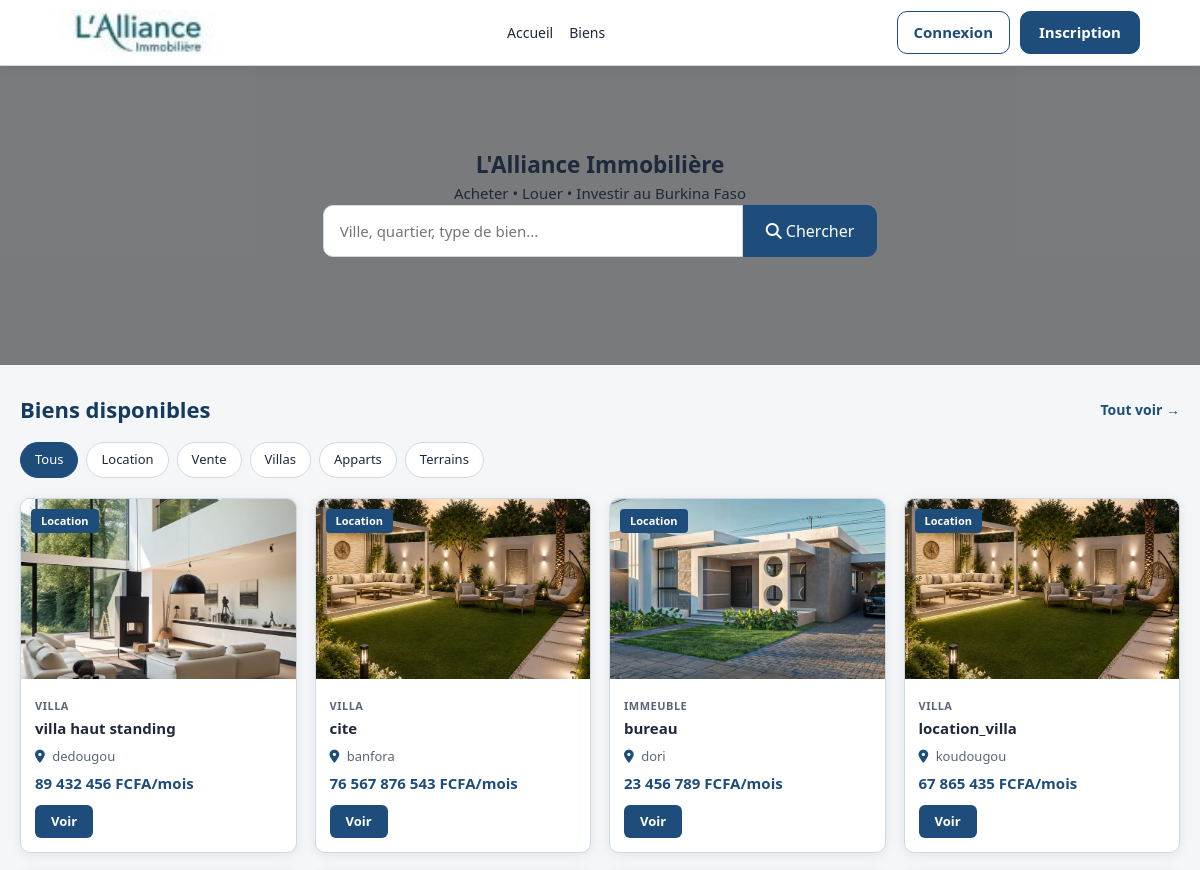
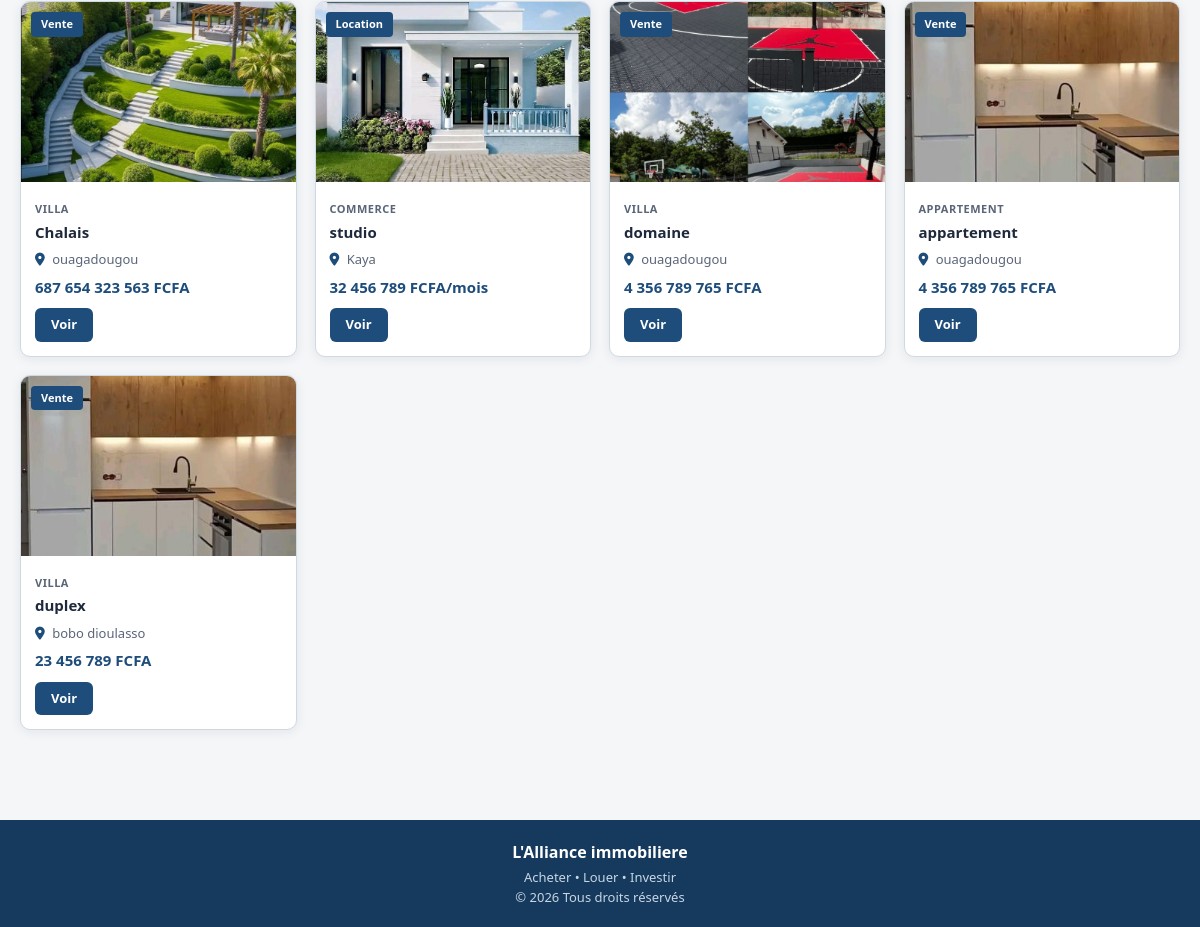
The page / on the database its author committed (2 pictures, top to bottom).
### tables this page shows
CREATE TABLE IF NOT EXISTS `properties` (
  `id` int(11) NOT NULL AUTO_INCREMENT,
  `owner_id` int(11) NOT NULL,
  `titre` varchar(255) NOT NULL,
  `type` enum('terrain','villa','appartement','commerce','immeuble') NOT NULL,
  `usage_type` enum('residence','bureau','commerce','agriculture') NOT NULL,
  `option_type` enum('location','vente') NOT NULL,
  `superficie` decimal(10,2) NOT NULL,
  `prix` decimal(15,2) NOT NULL,
  `ville` varchar(150) NOT NULL,
  `adresse` text NOT NULL,
  `latitude` decimal(10,8) DEFAULT NULL,
  `longitude` decimal(11,8) DEFAULT NULL,
  `description` text NOT NULL,
  `source` enum('owner','agency') DEFAULT 'owner',
  `status` enum('pending','published','refused','retired') DEFAULT 'pending',
  `bedrooms` int(11) DEFAULT '0',
  `bathrooms` int(11) DEFAULT '0',
  `garage` int(11) DEFAULT '0',
  `created_at` timestamp NULL DEFAULT CURRENT_TIMESTAMP,
  PRIMARY KEY (`id`),
  KEY `owner_id` (`owner_id`)
);

### index.php (called while the page is built, shortened)
<?php
require_once ROOT_PATH . 'includes/bootstrap.php';
require_once ROOT_PATH . 'models/Property.php';
$propertyModel = new Property($pdo);
$latestProperties = $propertyModel->getPublished(12);
include ROOT_PATH . 'views/home/index.php';

### config/config.php (called while the page is built, shortened)
<?php
function url(string $path = ''): string
{
    return BASE_URL . ltrim($path, '/');
}

### config/auth.php (called while the page is built, shortened)
<?php
function isLoggedIn()
{
    return isset($_SESSION['user_id']);
}

### models/Property.php (called while the page is built, shortened)
<?php
class Property
{
    private $pdo;
    public function __construct($pdo)
    {
        $this->pdo = $pdo;
    }
    public function getPublished($limit = null)
    {
        $sql = "SELECT p.*, GROUP_CONCAT(pi.image_path) as image_paths
                FROM properties p
                LEFT JOIN property_images pi ON p.id = pi.property_id
                WHERE p.status = 'published'
                GROUP BY p.id
                ORDER BY p.id DESC";
        if ($limit) {
            $sql .= " LIMIT " . (int) $limit;
        }
        $items = $this->pdo->query($sql)->fetchAll(PDO::FETCH_ASSOC);
        return $items;
    }
}

### includes/property-card.php (the view, shortened to what this page needs)
<?php
$defaultImageUrl = url('assets/img/default-property.jpg');
$images = !empty($property['images']) ? $property['images'] : [];
$coverImage = !empty($images)
    ? url('uploads/properties/' . trim($images[0]))
    : $defaultImageUrl;
$priceLabel = number_format($property['prix'], 0, ',', ' ') . ' FCFA';
if ($property['option_type'] === 'location') {
    $priceLabel .= '/mois';
}
$typeLabel = ucfirst($property['type']);
$optionLabel = $property['option_type'] === 'vente' ? 'Vente' : 'Location';
?>
<article class="property-card" data-property-id="<?= $property['id'] ?>">
    <a href="<?= url('views/property/detail.php?id=' . $property['id']) ?>" class="card-image-link">
        <img src="<?= htmlspecialchars($coverImage) ?>" alt="<?= htmlspecialchars($property['titre']) ?>"
             loading="lazy" class="card-cover-image">
        <span class="card-badge"><?= $optionLabel ?></span>
    </a>
    <div class="property-content">
        <span class="card-type"><?= $typeLabel ?></span>
        <h3>
            <a href="<?= url('views/property/detail.php?id=' . $property['id']) ?>">
                <?= htmlspecialchars($property['titre']) ?>
            </a>
        </h3>
        <p class="card-location"><i class="fa-solid fa-location-dot"></i> <?= htmlspecialchars($property['ville']) ?></p>
        <p class="card-price"><?= $priceLabel ?></p>
        <a href="<?= url('views/property/detail.php?id=' . $property['id']) ?>" class="card-btn">Voir</a>
    </div>
</article>

### includes/header.php (shortened to what this page needs)
<!DOCTYPE html>
<html lang="fr">
<head>
    <link rel="stylesheet" href="<?= url('assets/css/style.css') ?>">
    <link rel="stylesheet" href="https://cdnjs.cloudflare.com/ajax/libs/font-awesome/6.5.2/css/all.min.css">
</head>
<body>

### includes/navbar.php (shortened to what this page needs)
<nav class="navbar">
    <a href="<?= url() ?>" class="navbar-logo">
       <img src="<?= url('assets/images/logo.jpg') ?>" alt="logo">
    </a>
    <ul class="nav-links">
        <li><a href="<?= url() ?>">Accueil</a></li>
        <li><a href="<?= url('biens.php') ?>">Biens</a></li>
    </ul>
    <div class="auth-buttons">
        <?php if (isLoggedIn()): ?>
            <a href="<?= url('deconnexion.php') ?>" class="btn-register">Déconnexion</a>
        <?php else: ?>
            <a href="<?= url('connexion.php') ?>" class="btn-login">Connexion</a>
            <a href="<?= url('inscription.php') ?>" class="btn-register">Inscription</a>
        <?php endif; ?>
    </div>
</nav>

### views/home/index.php
<?php include ROOT_PATH . 'includes/header.php'; ?>
<?php include ROOT_PATH . 'includes/navbar.php'; ?>
<section class="hero hero-compact">
    <video class="hero-video" autoplay muted loop playsinline>
        <source src="assets/images/univers.mp4" type="video/mp4">
    </video>
    <div class="hero-content">
        <h1>L'Alliance Immobilière</h1>
        <p>Acheter • Louer • Investir au Burkina Faso</p>
        <form class="search-box" action="<?= url('biens.php') ?>" method="GET">
            <input type="text" name="q" placeholder="Ville, quartier, type de bien...">
            <button type="submit"><i class="fa-solid fa-search"></i> Chercher</button>
        </form>
    </div>
</section>
<section class="listings-home">
    <div class="section-head">
        <h2>Biens disponibles</h2>
        <a href="<?= url('biens.php') ?>" class="link-more">Tout voir →</a>
    </div>
    <div class="filter-chips">
        <a href="<?= url('biens.php') ?>" class="chip active">Tous</a>
        <a href="<?= url('biens.php?option_type=location') ?>" class="chip">Location</a>
        <a href="<?= url('biens.php?option_type=vente') ?>" class="chip">Vente</a>
        <a href="<?= url('biens.php?type=villa') ?>" class="chip">Villas</a>
        <a href="<?= url('biens.php?type=appartement') ?>" class="chip">Apparts</a>
        <a href="<?= url('biens.php?type=terrain') ?>" class="chip">Terrains</a>
    </div>
    <div class="cards">
        <?php if (empty($latestProperties)): ?>
            <p class="empty-msg">Aucune annonce pour le moment.</p>
        <?php else: ?>
            <?php foreach ($latestProperties as $property): ?>
                <?php include ROOT_PATH . 'includes/property-card.php'; ?>
            <?php endforeach; ?>
        <?php endif; ?>
    </div>
</section>
<?php include ROOT_PATH . 'includes/footer.php'; ?>

### includes/footer.php (shortened to what this page needs)
<footer>
    <div class="footer-content">
        <h3>L'Alliance immobiliere</h3>
        <p>Acheter • Louer • Investir</p>
        <p>© <?= date('Y') ?> Tous droits réservés</p>
    </div>
</footer>
</body>
</html>

### rows shown on the page
properties: shows a picture, option_type "Location", type "VILLA", titre "villa haut standing", ville "dedougou", priceLabel "89 432 456 FCFA/mois"
properties: option_type "Location", type "VILLA", titre "cite", ville "banfora", priceLabel "76 567 876 543 FCFA/mois"
properties: shows a picture, option_type "Location", type "IMMEUBLE", titre "bureau", ville "dori", priceLabel "23 456 789 FCFA/mois"
properties: option_type "Location", type "VILLA", titre "location_villa", ville "koudougou", priceLabel "67 865 435 FCFA/mois"
properties: shows a picture, option_type "Vente", type "VILLA", titre "Chalais", ville "ouagadougou", prix "687 654 323 563 FCFA"
properties: shows a picture, option_type "Location", type "COMMERCE", titre "studio", ville "Kaya", priceLabel "32 456 789 FCFA/mois"
properties: shows a picture, option_type "Vente", type "VILLA", titre "domaine", ville "ouagadougou", prix "4 356 789 765 FCFA"
properties: option_type "Vente", type "APPARTEMENT", titre "appartement", ville "ouagadougou", prix "4 356 789 765 FCFA"
properties: option_type "Vente", type "VILLA", titre "duplex", ville "bobo dioulasso", prix "23 456 789 FCFA"
